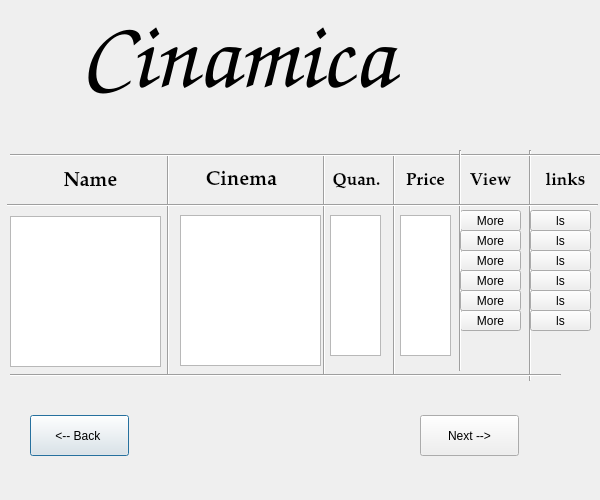
<?xml version="1.0" encoding="UTF-8"?>
<ui version="4.0">
 <class>Page4</class>
 <widget class="QDialog" name="Page4">
  <property name="geometry">
   <rect>
    <x>0</x>
    <y>0</y>
    <width>600</width>
    <height>500</height>
   </rect>
  </property>
  <property name="windowTitle">
   <string>Dialog</string>
  </property>
  <widget class="QPushButton" name="pushButton_8">
   <property name="geometry">
    <rect>
     <x>30</x>
     <y>415</y>
     <width>99</width>
     <height>41</height>
    </rect>
   </property>
   <property name="text">
    <string>&lt;-- Back </string>
   </property>
  </widget>
  <widget class="QPushButton" name="pushButton_7">
   <property name="geometry">
    <rect>
     <x>420</x>
     <y>415</y>
     <width>99</width>
     <height>41</height>
    </rect>
   </property>
   <property name="text">
    <string>Next --&gt;</string>
   </property>
  </widget>
  <widget class="QLabel" name="label">
   <property name="geometry">
    <rect>
     <x>80</x>
     <y>-5</y>
     <width>401</width>
     <height>121</height>
    </rect>
   </property>
   <property name="font">
    <font>
     <family>Comic Sans MS</family>
     <pointsize>72</pointsize>
     <weight>75</weight>
     <italic>true</italic>
     <bold>true</bold>
    </font>
   </property>
   <property name="text">
    <string>Cinamica</string>
   </property>
  </widget>
  <widget class="Line" name="line_3">
   <property name="geometry">
    <rect>
     <x>339</x>
     <y>155</y>
     <width>111</width>
     <height>221</height>
    </rect>
   </property>
   <property name="orientation">
    <enum>Qt::Vertical</enum>
   </property>
  </widget>
  <widget class="Line" name="line">
   <property name="geometry">
    <rect>
     <x>123</x>
     <y>155</y>
     <width>91</width>
     <height>221</height>
    </rect>
   </property>
   <property name="orientation">
    <enum>Qt::Vertical</enum>
   </property>
  </widget>
  <widget class="Line" name="line_8">
   <property name="geometry">
    <rect>
     <x>520</x>
     <y>150</y>
     <width>21</width>
     <height>231</height>
    </rect>
   </property>
   <property name="orientation">
    <enum>Qt::Vertical</enum>
   </property>
  </widget>
  <widget class="QPushButton" name="pushButton_11">
   <property name="geometry">
    <rect>
     <x>530</x>
     <y>310</y>
     <width>61</width>
     <height>21</height>
    </rect>
   </property>
   <property name="text">
    <string>ls</string>
   </property>
  </widget>
  <widget class="QLabel" name="label_10">
   <property name="geometry">
    <rect>
     <x>460</x>
     <y>165</y>
     <width>61</width>
     <height>31</height>
    </rect>
   </property>
   <property name="font">
    <font>
     <family>URW Palladio L</family>
     <pointsize>13</pointsize>
     <weight>75</weight>
     <bold>true</bold>
    </font>
   </property>
   <property name="text">
    <string>View</string>
   </property>
   <property name="alignment">
    <set>Qt::AlignCenter</set>
   </property>
  </widget>
  <widget class="QPushButton" name="pushButton_13">
   <property name="geometry">
    <rect>
     <x>530</x>
     <y>210</y>
     <width>61</width>
     <height>21</height>
    </rect>
   </property>
   <property name="text">
    <string>ls</string>
   </property>
  </widget>
  <widget class="QPushButton" name="pushButton_6">
   <property name="geometry">
    <rect>
     <x>460</x>
     <y>310</y>
     <width>61</width>
     <height>21</height>
    </rect>
   </property>
   <property name="text">
    <string>More</string>
   </property>
  </widget>
  <widget class="QPushButton" name="pushButton_14">
   <property name="geometry">
    <rect>
     <x>530</x>
     <y>290</y>
     <width>61</width>
     <height>21</height>
    </rect>
   </property>
   <property name="text">
    <string>ls</string>
   </property>
  </widget>
  <widget class="QPushButton" name="pushButton_3">
   <property name="geometry">
    <rect>
     <x>460</x>
     <y>250</y>
     <width>61</width>
     <height>21</height>
    </rect>
   </property>
   <property name="text">
    <string>More</string>
   </property>
  </widget>
  <widget class="QPushButton" name="pushButton_10">
   <property name="geometry">
    <rect>
     <x>530</x>
     <y>270</y>
     <width>61</width>
     <height>21</height>
    </rect>
   </property>
   <property name="text">
    <string>ls</string>
   </property>
  </widget>
  <widget class="Line" name="line_2">
   <property name="geometry">
    <rect>
     <x>279</x>
     <y>155</y>
     <width>91</width>
     <height>221</height>
    </rect>
   </property>
   <property name="orientation">
    <enum>Qt::Vertical</enum>
   </property>
  </widget>
  <widget class="QListWidget" name="CinemaLs">
   <property name="geometry">
    <rect>
     <x>180</x>
     <y>215</y>
     <width>141</width>
     <height>151</height>
    </rect>
   </property>
  </widget>
  <widget class="QPushButton" name="pushButton">
   <property name="geometry">
    <rect>
     <x>460</x>
     <y>210</y>
     <width>61</width>
     <height>21</height>
    </rect>
   </property>
   <property name="text">
    <string>More</string>
   </property>
  </widget>
  <widget class="Line" name="line_7">
   <property name="geometry">
    <rect>
     <x>10</x>
     <y>360</y>
     <width>551</width>
     <height>31</height>
    </rect>
   </property>
   <property name="orientation">
    <enum>Qt::Horizontal</enum>
   </property>
  </widget>
  <widget class="QPushButton" name="pushButton_9">
   <property name="geometry">
    <rect>
     <x>530</x>
     <y>230</y>
     <width>61</width>
     <height>21</height>
    </rect>
   </property>
   <property name="text">
    <string>ls</string>
   </property>
  </widget>
  <widget class="Line" name="line_4">
   <property name="geometry">
    <rect>
     <x>10</x>
     <y>135</y>
     <width>591</width>
     <height>41</height>
    </rect>
   </property>
   <property name="orientation">
    <enum>Qt::Horizontal</enum>
   </property>
  </widget>
  <widget class="QLabel" name="label_4">
   <property name="geometry">
    <rect>
     <x>326</x>
     <y>165</y>
     <width>61</width>
     <height>31</height>
    </rect>
   </property>
   <property name="font">
    <font>
     <family>URW Palladio L</family>
     <pointsize>13</pointsize>
     <weight>75</weight>
     <bold>true</bold>
    </font>
   </property>
   <property name="text">
    <string>Quan.</string>
   </property>
   <property name="alignment">
    <set>Qt::AlignCenter</set>
   </property>
  </widget>
  <widget class="QListWidget" name="PriceLs">
   <property name="geometry">
    <rect>
     <x>400</x>
     <y>215</y>
     <width>51</width>
     <height>141</height>
    </rect>
   </property>
  </widget>
  <widget class="QListWidget" name="QuanLs">
   <property name="geometry">
    <rect>
     <x>330</x>
     <y>215</y>
     <width>51</width>
     <height>141</height>
    </rect>
   </property>
  </widget>
  <widget class="QPushButton" name="pushButton_12">
   <property name="geometry">
    <rect>
     <x>530</x>
     <y>250</y>
     <width>61</width>
     <height>21</height>
    </rect>
   </property>
   <property name="text">
    <string>ls</string>
   </property>
  </widget>
  <widget class="QLabel" name="label_2">
   <property name="geometry">
    <rect>
     <x>20</x>
     <y>166</y>
     <width>141</width>
     <height>31</height>
    </rect>
   </property>
   <property name="font">
    <font>
     <family>URW Palladio L</family>
     <pointsize>15</pointsize>
     <weight>75</weight>
     <bold>true</bold>
    </font>
   </property>
   <property name="text">
    <string>Name</string>
   </property>
   <property name="alignment">
    <set>Qt::AlignCenter</set>
   </property>
  </widget>
  <widget class="Line" name="line_9">
   <property name="geometry">
    <rect>
     <x>450</x>
     <y>150</y>
     <width>21</width>
     <height>221</height>
    </rect>
   </property>
   <property name="orientation">
    <enum>Qt::Vertical</enum>
   </property>
  </widget>
  <widget class="QPushButton" name="pushButton_4">
   <property name="geometry">
    <rect>
     <x>460</x>
     <y>270</y>
     <width>61</width>
     <height>21</height>
    </rect>
   </property>
   <property name="text">
    <string>More</string>
   </property>
  </widget>
  <widget class="QLabel" name="label_5">
   <property name="geometry">
    <rect>
     <x>390</x>
     <y>160</y>
     <width>71</width>
     <height>41</height>
    </rect>
   </property>
   <property name="font">
    <font>
     <family>URW Palladio L</family>
     <pointsize>13</pointsize>
     <weight>75</weight>
     <bold>true</bold>
    </font>
   </property>
   <property name="text">
    <string>Price</string>
   </property>
   <property name="alignment">
    <set>Qt::AlignCenter</set>
   </property>
  </widget>
  <widget class="QLabel" name="label_3">
   <property name="geometry">
    <rect>
     <x>186</x>
     <y>165</y>
     <width>111</width>
     <height>31</height>
    </rect>
   </property>
   <property name="font">
    <font>
     <family>URW Palladio L</family>
     <pointsize>15</pointsize>
     <weight>75</weight>
     <bold>true</bold>
    </font>
   </property>
   <property name="text">
    <string>Cinema</string>
   </property>
   <property name="alignment">
    <set>Qt::AlignCenter</set>
   </property>
  </widget>
  <widget class="QLabel" name="label_11">
   <property name="geometry">
    <rect>
     <x>530</x>
     <y>160</y>
     <width>71</width>
     <height>41</height>
    </rect>
   </property>
   <property name="font">
    <font>
     <family>URW Palladio L</family>
     <pointsize>13</pointsize>
     <weight>75</weight>
     <bold>true</bold>
    </font>
   </property>
   <property name="text">
    <string>links</string>
   </property>
   <property name="alignment">
    <set>Qt::AlignCenter</set>
   </property>
  </widget>
  <widget class="QListWidget" name="NameLs">
   <property name="geometry">
    <rect>
     <x>10</x>
     <y>216</y>
     <width>151</width>
     <height>151</height>
    </rect>
   </property>
  </widget>
  <widget class="Line" name="line_5">
   <property name="geometry">
    <rect>
     <x>7</x>
     <y>195</y>
     <width>591</width>
     <height>20</height>
    </rect>
   </property>
   <property name="orientation">
    <enum>Qt::Horizontal</enum>
   </property>
  </widget>
  <widget class="QPushButton" name="pushButton_5">
   <property name="geometry">
    <rect>
     <x>460</x>
     <y>290</y>
     <width>61</width>
     <height>21</height>
    </rect>
   </property>
   <property name="text">
    <string>More</string>
   </property>
  </widget>
  <widget class="QPushButton" name="pushButton_2">
   <property name="geometry">
    <rect>
     <x>460</x>
     <y>230</y>
     <width>61</width>
     <height>21</height>
    </rect>
   </property>
   <property name="text">
    <string>More</string>
   </property>
  </widget>
 </widget>
 <resources/>
 <connections/>
</ui>
